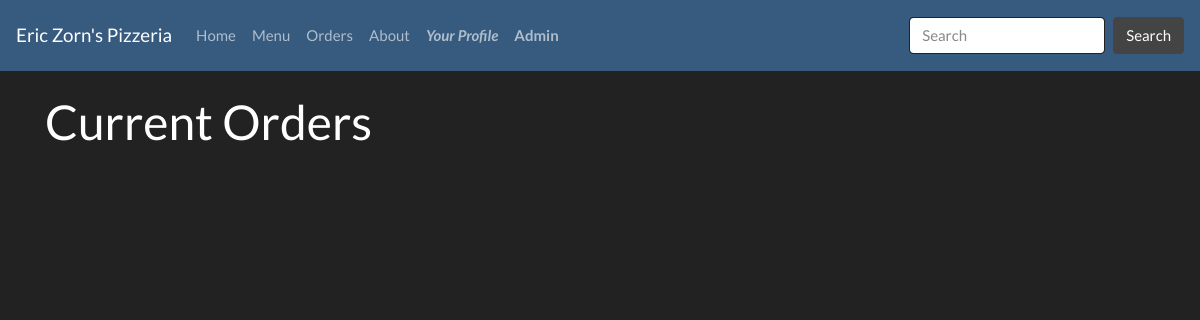
The app's page /orders/, older data.
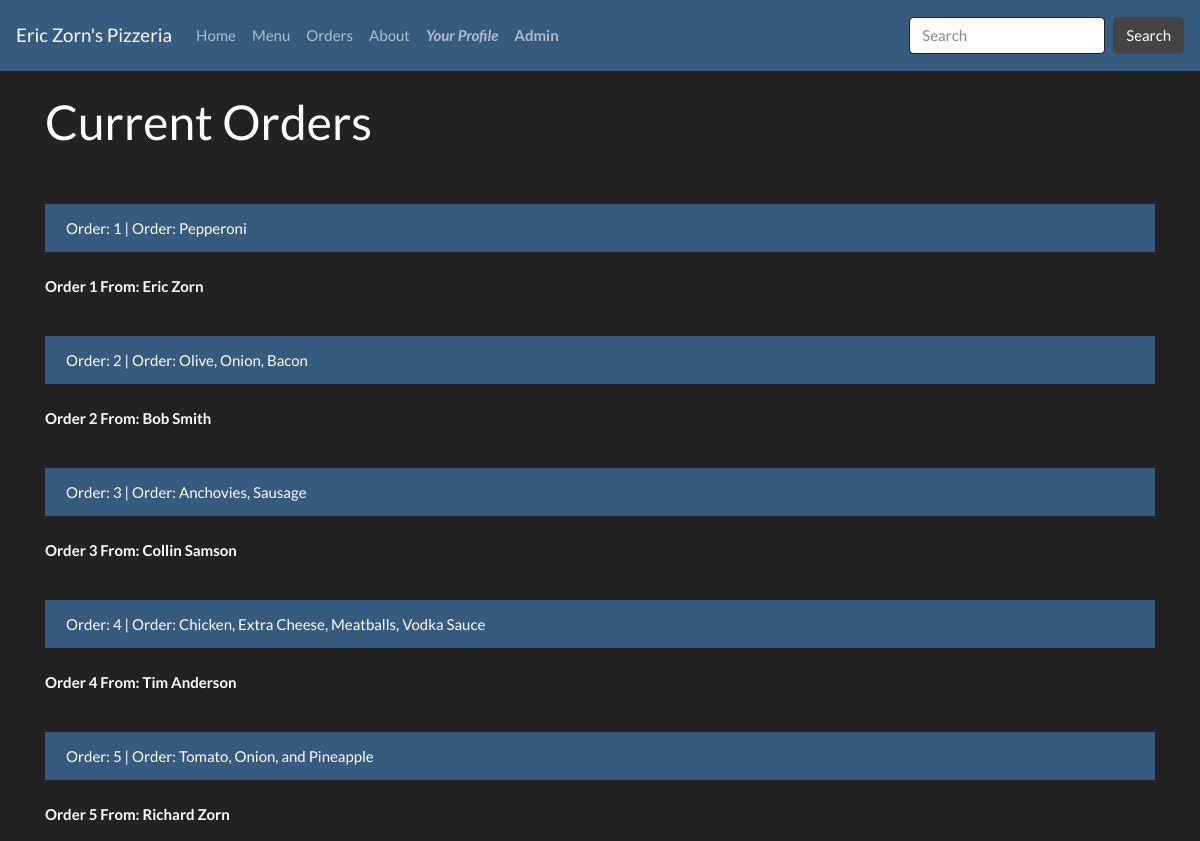
The same page, newer data.
### pizzas/models.py (models this page shows)
class Toppings(models.Model):
    pizza = models.CharField(max_length=100)
    name = models.CharField(max_length=50)

### pizzas/views.py (the view)
# urls.py: url(r'orders/', views.orders),
def orders(request):
    all_toppings = Toppings.objects.all()
    all_names = Pizza.objects.all()
    context = {
        "all_toppings": all_toppings,
        "all_names": all_names,
    }
    return render(request, 'orders/orders.html', context)

### pizzas/templates/orders/orders.html
{% extends 'base.html' %}
{% block body %}
<br>
<div class="container">
    <h1>Current Orders</h1>
    <br>
    {% block orders %}
    <ul class="list-group header" style="list-style: none">
        {% for topping in all_toppings %}
            <br>
            <li><a class="list-group-item list-group-item-action active" href="/orders/{{ topping.pk }}/">Order: {{ topping.pk }} | Order: {{ topping.pizza }}</a></li>
            <br>
            <b><p>Order {{ topping.pk }} From: {{ topping.name }}</p></b>
        {% endfor %}
    </ul>
    {% endblock %}
</div>
{% endblock %}

### pizzas/templates/base.html (shortened to what this page needs)
<!DOCTYPE html>
<html>
<head>
	<link rel="stylesheet" href="https://bootswatch.com/4/darkly/bootstrap.min.css" type="text/css">
</head>
<body>
    {% include 'navigation.html' %}
	{% block body %}
	{% endblock %}
</body>
</html>

### pizzas/templates/navigation.html (shortened to what this page needs)
<nav class="navbar navbar-expand-lg navbar-dark bg-primary">
  <a class="navbar-brand" href="/home/">Eric Zorn's Pizzeria</a>
  <div class="collapse navbar-collapse" id="navbarColor01">
    <ul class="navbar-nav mr-auto">
      <li class="nav-item">
        <a class="nav-link" href="/home/">Home <span class="sr-only">(current)</span></a>
      </li>
      <li class="nav-item">
        <a class="nav-link" href="/menu/">Menu</a>
      </li>
      <li class="nav-item">
        <a class="nav-link" href="/orders/">Orders</a>
      </li>
      <li class="nav-item">
        <a class="nav-link" href="/about/">About</a>
      </li>
      <li class="nav-item">
        <a class="nav-link" href="/accounts/profile"><strong><em>Your Profile</em></strong></a>
      </li>
      <li class="nav-item">
        <a class="nav-link" href="/admin/"><strong>Admin</strong></a>
      </li>
    </ul>
    <form class="form-inline my-2 my-lg-0">
      <input class="form-control mr-sm-2" placeholder="Search" type="text">
      <button class="btn btn-secondary my-2 my-sm-0" type="submit">Search</button>
    </form>
  </div>
</nav>

Row changes from the older to the newer data that the page shows:
added Toppings: pk "1", pizza "Pepperoni", name "Eric Zorn"
added Toppings: pk "2", pizza "Olive, Onion, Bacon", name "Bob Smith"
added Toppings: pk "3", pizza "Anchovies, Sausage", name "Collin Samson"
added Toppings: pk "4", pizza "Chicken, Extra Cheese, Meatballs, Vodka Sauce", name "Tim Anderson"
added Toppings: pk "5", pizza "Tomato, Onion, and Pineapple", name "Richard Zorn"
